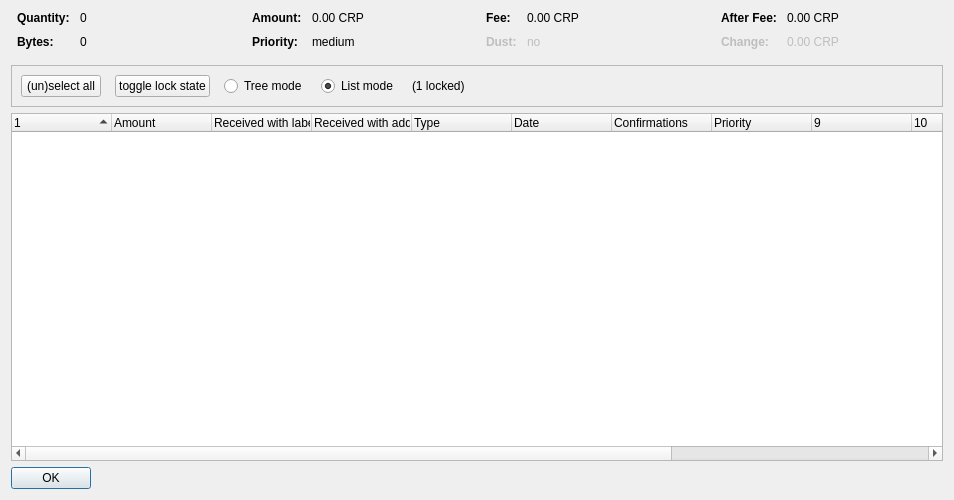
<?xml version="1.0" encoding="UTF-8"?>
<ui version="4.0">
 <class>CoinControlDialog</class>
 <widget class="QDialog" name="CoinControlDialog">
  <property name="geometry">
   <rect>
    <x>0</x>
    <y>0</y>
    <width>954</width>
    <height>500</height>
   </rect>
  </property>
  <property name="windowTitle">
   <string>Coin Selection</string>
  </property>
  <layout class="QVBoxLayout" name="verticalLayout">
   <item>
    <layout class="QHBoxLayout" name="horizontalLayoutTop" stretch="0,0,0,0">
     <property name="topMargin">
      <number>0</number>
     </property>
     <property name="bottomMargin">
      <number>10</number>
     </property>
     <item>
      <layout class="QFormLayout" name="formLayoutCoinControl1">
       <property name="horizontalSpacing">
        <number>10</number>
       </property>
       <property name="verticalSpacing">
        <number>10</number>
       </property>
       <property name="leftMargin">
        <number>6</number>
       </property>
       <property name="rightMargin">
        <number>6</number>
       </property>
       <item row="0" column="0">
        <widget class="QLabel" name="labelCoinControlQuantityText">
         <property name="font">
          <font>
           <weight>75</weight>
           <bold>true</bold>
          </font>
         </property>
         <property name="text">
          <string>Quantity:</string>
         </property>
        </widget>
       </item>
       <item row="0" column="1">
        <widget class="QLabel" name="labelCoinControlQuantity">
         <property name="cursor">
          <cursorShape>IBeamCursor</cursorShape>
         </property>
         <property name="contextMenuPolicy">
          <enum>Qt::ActionsContextMenu</enum>
         </property>
         <property name="text">
          <string notr="true">0</string>
         </property>
         <property name="textInteractionFlags">
          <set>Qt::LinksAccessibleByMouse|Qt::TextSelectableByKeyboard|Qt::TextSelectableByMouse</set>
         </property>
        </widget>
       </item>
       <item row="1" column="0">
        <widget class="QLabel" name="labelCoinControlBytesText">
         <property name="font">
          <font>
           <weight>75</weight>
           <bold>true</bold>
          </font>
         </property>
         <property name="text">
          <string>Bytes:</string>
         </property>
        </widget>
       </item>
       <item row="1" column="1">
        <widget class="QLabel" name="labelCoinControlBytes">
         <property name="cursor">
          <cursorShape>IBeamCursor</cursorShape>
         </property>
         <property name="contextMenuPolicy">
          <enum>Qt::ActionsContextMenu</enum>
         </property>
         <property name="text">
          <string notr="true">0</string>
         </property>
         <property name="textInteractionFlags">
          <set>Qt::LinksAccessibleByMouse|Qt::TextSelectableByKeyboard|Qt::TextSelectableByMouse</set>
         </property>
        </widget>
       </item>
      </layout>
     </item>
     <item>
      <layout class="QFormLayout" name="formLayoutCoinControl2">
       <property name="horizontalSpacing">
        <number>10</number>
       </property>
       <property name="verticalSpacing">
        <number>10</number>
       </property>
       <property name="leftMargin">
        <number>6</number>
       </property>
       <property name="rightMargin">
        <number>6</number>
       </property>
       <item row="0" column="0">
        <widget class="QLabel" name="labelCoinControlAmountText">
         <property name="font">
          <font>
           <weight>75</weight>
           <bold>true</bold>
          </font>
         </property>
         <property name="text">
          <string>Amount:</string>
         </property>
        </widget>
       </item>
       <item row="0" column="1">
        <widget class="QLabel" name="labelCoinControlAmount">
         <property name="cursor">
          <cursorShape>IBeamCursor</cursorShape>
         </property>
         <property name="contextMenuPolicy">
          <enum>Qt::ActionsContextMenu</enum>
         </property>
         <property name="text">
          <string notr="true">0.00 CRP</string>
         </property>
         <property name="textInteractionFlags">
          <set>Qt::LinksAccessibleByMouse|Qt::TextSelectableByKeyboard|Qt::TextSelectableByMouse</set>
         </property>
        </widget>
       </item>
       <item row="1" column="0">
        <widget class="QLabel" name="labelCoinControlPriorityText">
         <property name="font">
          <font>
           <weight>75</weight>
           <bold>true</bold>
          </font>
         </property>
         <property name="text">
          <string>Priority:</string>
         </property>
        </widget>
       </item>
       <item row="1" column="1">
        <widget class="QLabel" name="labelCoinControlPriority">
         <property name="cursor">
          <cursorShape>IBeamCursor</cursorShape>
         </property>
         <property name="contextMenuPolicy">
          <enum>Qt::ActionsContextMenu</enum>
         </property>
         <property name="text">
          <string>medium</string>
         </property>
         <property name="textInteractionFlags">
          <set>Qt::LinksAccessibleByMouse|Qt::TextSelectableByKeyboard|Qt::TextSelectableByMouse</set>
         </property>
        </widget>
       </item>
      </layout>
     </item>
     <item>
      <layout class="QFormLayout" name="formLayoutCoinControl3">
       <property name="horizontalSpacing">
        <number>10</number>
       </property>
       <property name="verticalSpacing">
        <number>10</number>
       </property>
       <property name="leftMargin">
        <number>6</number>
       </property>
       <property name="rightMargin">
        <number>6</number>
       </property>
       <item row="0" column="0">
        <widget class="QLabel" name="labelCoinControlFeeText">
         <property name="font">
          <font>
           <weight>75</weight>
           <bold>true</bold>
          </font>
         </property>
         <property name="text">
          <string>Fee:</string>
         </property>
        </widget>
       </item>
       <item row="0" column="1">
        <widget class="QLabel" name="labelCoinControlFee">
         <property name="cursor">
          <cursorShape>IBeamCursor</cursorShape>
         </property>
         <property name="contextMenuPolicy">
          <enum>Qt::ActionsContextMenu</enum>
         </property>
         <property name="text">
          <string notr="true">0.00 CRP</string>
         </property>
         <property name="textInteractionFlags">
          <set>Qt::LinksAccessibleByMouse|Qt::TextSelectableByKeyboard|Qt::TextSelectableByMouse</set>
         </property>
        </widget>
       </item>
       <item row="1" column="0">
        <widget class="QLabel" name="labelCoinControlLowOutputText">
         <property name="enabled">
          <bool>false</bool>
         </property>
         <property name="font">
          <font>
           <weight>75</weight>
           <bold>true</bold>
          </font>
         </property>
         <property name="text">
          <string>Dust:</string>
         </property>
        </widget>
       </item>
       <item row="1" column="1">
        <widget class="QLabel" name="labelCoinControlLowOutput">
         <property name="enabled">
          <bool>false</bool>
         </property>
         <property name="cursor">
          <cursorShape>IBeamCursor</cursorShape>
         </property>
         <property name="contextMenuPolicy">
          <enum>Qt::ActionsContextMenu</enum>
         </property>
         <property name="text">
          <string>no</string>
         </property>
         <property name="textInteractionFlags">
          <set>Qt::LinksAccessibleByMouse|Qt::TextSelectableByKeyboard|Qt::TextSelectableByMouse</set>
         </property>
        </widget>
       </item>
      </layout>
     </item>
     <item>
      <layout class="QFormLayout" name="formLayoutCoinControl4">
       <property name="horizontalSpacing">
        <number>10</number>
       </property>
       <property name="verticalSpacing">
        <number>10</number>
       </property>
       <property name="leftMargin">
        <number>6</number>
       </property>
       <property name="rightMargin">
        <number>6</number>
       </property>
       <item row="0" column="0">
        <widget class="QLabel" name="labelCoinControlAfterFeeText">
         <property name="font">
          <font>
           <weight>75</weight>
           <bold>true</bold>
          </font>
         </property>
         <property name="text">
          <string>After Fee:</string>
         </property>
        </widget>
       </item>
       <item row="0" column="1">
        <widget class="QLabel" name="labelCoinControlAfterFee">
         <property name="cursor">
          <cursorShape>IBeamCursor</cursorShape>
         </property>
         <property name="contextMenuPolicy">
          <enum>Qt::ActionsContextMenu</enum>
         </property>
         <property name="text">
          <string notr="true">0.00 CRP</string>
         </property>
         <property name="textInteractionFlags">
          <set>Qt::LinksAccessibleByMouse|Qt::TextSelectableByKeyboard|Qt::TextSelectableByMouse</set>
         </property>
        </widget>
       </item>
       <item row="1" column="0">
        <widget class="QLabel" name="labelCoinControlChangeText">
         <property name="enabled">
          <bool>false</bool>
         </property>
         <property name="font">
          <font>
           <weight>75</weight>
           <bold>true</bold>
          </font>
         </property>
         <property name="text">
          <string>Change:</string>
         </property>
        </widget>
       </item>
       <item row="1" column="1">
        <widget class="QLabel" name="labelCoinControlChange">
         <property name="enabled">
          <bool>false</bool>
         </property>
         <property name="cursor">
          <cursorShape>IBeamCursor</cursorShape>
         </property>
         <property name="contextMenuPolicy">
          <enum>Qt::ActionsContextMenu</enum>
         </property>
         <property name="text">
          <string notr="true">0.00 CRP</string>
         </property>
         <property name="textInteractionFlags">
          <set>Qt::LinksAccessibleByMouse|Qt::TextSelectableByKeyboard|Qt::TextSelectableByMouse</set>
         </property>
        </widget>
       </item>
      </layout>
     </item>
    </layout>
   </item>
   <item>
    <widget class="QFrame" name="frame">
     <property name="minimumSize">
      <size>
       <width>0</width>
       <height>40</height>
      </size>
     </property>
     <property name="frameShape">
      <enum>QFrame::StyledPanel</enum>
     </property>
     <property name="frameShadow">
      <enum>QFrame::Sunken</enum>
     </property>
     <layout class="QHBoxLayout" name="horizontalLayout">
      <item>
       <layout class="QHBoxLayout" name="horizontalLayoutPanel" stretch="0,0,0,0,0,0">
        <property name="spacing">
         <number>14</number>
        </property>
        <item>
         <widget class="QPushButton" name="pushButtonSelectAll">
          <property name="sizePolicy">
           <sizepolicy hsizetype="Maximum" vsizetype="Fixed">
            <horstretch>0</horstretch>
            <verstretch>0</verstretch>
           </sizepolicy>
          </property>
          <property name="text">
           <string>(un)select all</string>
          </property>
          <property name="autoDefault">
           <bool>false</bool>
          </property>
         </widget>
        </item>
        <item>
         <widget class="QPushButton" name="pushButtonToggleLock">
          <property name="sizePolicy">
           <sizepolicy hsizetype="Maximum" vsizetype="Fixed">
            <horstretch>0</horstretch>
            <verstretch>0</verstretch>
           </sizepolicy>
          </property>
          <property name="text">
           <string>toggle lock state</string>
          </property>
          <property name="autoDefault">
           <bool>false</bool>
          </property>
         </widget>
        </item>
        <item>
         <widget class="QRadioButton" name="radioTreeMode">
          <property name="sizePolicy">
           <sizepolicy hsizetype="Maximum" vsizetype="Fixed">
            <horstretch>0</horstretch>
            <verstretch>0</verstretch>
           </sizepolicy>
          </property>
          <property name="text">
           <string>Tree mode</string>
          </property>
         </widget>
        </item>
        <item>
         <widget class="QRadioButton" name="radioListMode">
          <property name="sizePolicy">
           <sizepolicy hsizetype="Maximum" vsizetype="Fixed">
            <horstretch>0</horstretch>
            <verstretch>0</verstretch>
           </sizepolicy>
          </property>
          <property name="text">
           <string>List mode</string>
          </property>
          <property name="checked">
           <bool>true</bool>
          </property>
         </widget>
        </item>
        <item>
         <widget class="QLabel" name="labelLocked">
          <property name="text">
           <string>(1 locked)</string>
          </property>
         </widget>
        </item>
        <item>
         <spacer name="horizontalSpacer">
          <property name="orientation">
           <enum>Qt::Horizontal</enum>
          </property>
          <property name="sizeHint" stdset="0">
           <size>
            <width>40</width>
            <height>20</height>
           </size>
          </property>
         </spacer>
        </item>
       </layout>
      </item>
     </layout>
    </widget>
   </item>
   <item>
    <widget class="CoinControlTreeWidget" name="treeWidget">
     <property name="contextMenuPolicy">
      <enum>Qt::CustomContextMenu</enum>
     </property>
     <property name="sortingEnabled">
      <bool>false</bool>
     </property>
     <property name="columnCount">
      <number>13</number>
     </property>
     <attribute name="headerShowSortIndicator" stdset="0">
      <bool>true</bool>
     </attribute>
     <attribute name="headerStretchLastSection">
      <bool>false</bool>
     </attribute>
     <column>
      <property name="text">
       <string/>
      </property>
     </column>
     <column>
      <property name="text">
       <string>Amount</string>
      </property>
     </column>
     <column>
      <property name="text">
       <string>Received with label</string>
      </property>
     </column>
     <column>
      <property name="text">
       <string>Received with address</string>
      </property>
     </column>
     <column>
      <property name="text">
	<string>Type</string>
      </property>
     </column>
     <column>
      <property name="text">	 
       <string>Date</string>
      </property>
     </column>
     <column>
      <property name="text">
       <string>Confirmations</string>
      </property>
      <property name="toolTip">
       <string>Confirmed</string>
      </property>
     </column>
     <column>
      <property name="text">
       <string>Priority</string>
      </property>
     </column>
     <column>
      <property name="text">
       <string/>
      </property>
     </column>
     <column>
      <property name="text">
       <string/>
      </property>
     </column>
     <column>
      <property name="text">
       <string/>
      </property>
     </column>
     <column>
      <property name="text">
       <string/>
      </property>
     </column>
     <column>
      <property name="text">
       <string/>
      </property>
     </column>
    </widget>
   </item>
   <item>
    <widget class="QDialogButtonBox" name="buttonBox">
     <property name="sizePolicy">
      <sizepolicy hsizetype="Maximum" vsizetype="Fixed">
       <horstretch>0</horstretch>
       <verstretch>0</verstretch>
      </sizepolicy>
     </property>
     <property name="orientation">
      <enum>Qt::Horizontal</enum>
     </property>
     <property name="standardButtons">
      <set>QDialogButtonBox::Ok</set>
     </property>
    </widget>
   </item>
  </layout>
 </widget>
 <customwidgets>
  <customwidget>
   <class>CoinControlTreeWidget</class>
   <extends>QTreeWidget</extends>
   <header>coincontroltreewidget.h</header>
  </customwidget>
 </customwidgets>
 <resources/>
 <connections/>
</ui>
